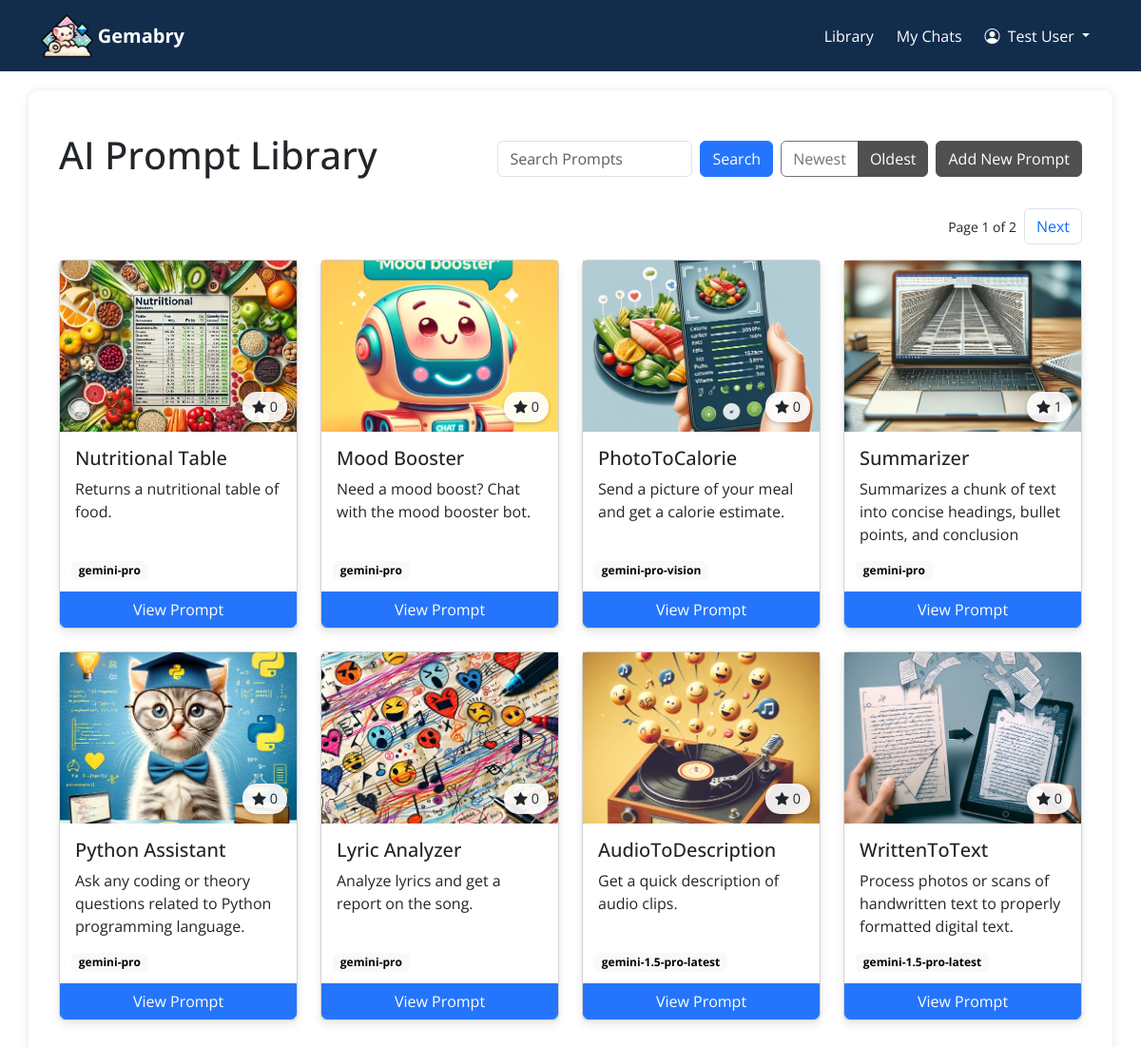
/library?search=&sort=asc (signed in), run on the app's committed database.
### tables this page shows
CREATE TABLE "Prompts" (
	"PromptID"	INTEGER NOT NULL UNIQUE,
	"PromptTitle"	TEXT NOT NULL,
	"PromptDescription"	TEXT NOT NULL,
	"PromptInstruction"	INTEGER NOT NULL,
	"PromptTemperature"	REAL NOT NULL,
	"PromptModel"	TEXT NOT NULL,
	"PromptImage"	TEXT NOT NULL,
	"UserID"	INTEGER NOT NULL,
	FOREIGN KEY("UserID") REFERENCES "Users"("UserID"),
	PRIMARY KEY("PromptID" AUTOINCREMENT)
);

### app_pages/library.py (the view)
@app.route('/library')
def library():
    search_query = request.args.get('search', '')  # default is empty if not provided
    page = int(request.args.get('page', 1))  # default page is 1 if not provided
    sort_order = request.args.get('sort', 'desc')  # Default to descending (newest first)
    items_per_page = 8
    offset = (page - 1) * items_per_page
    sql_query = """
        SELECT p.*, COUNT(s.userid) AS star_count
        FROM Prompts p
        LEFT JOIN Stars s ON p.PromptID = s.promptid
        WHERE p.PromptTitle LIKE ?
        GROUP BY p.PromptID
        """
    if sort_order == 'asc':
        sql_query += "ORDER BY PromptID ASC "
    else:
        sql_query += "ORDER BY PromptID DESC "
    sql_query += "LIMIT ? OFFSET ?"
    search_pattern = f'%{search_query}%'
    total_prompts_query = "SELECT COUNT(*) FROM Prompts WHERE PromptTitle LIKE ?"
    with DBConnection() as cursor:
        cursor.execute(sql_query, (search_pattern, items_per_page, offset))
        prompts = cursor.fetchall()
        cursor.execute(total_prompts_query, (search_pattern,))
        total_prompts = cursor.fetchone()[0]
    total_pages = (total_prompts + items_per_page - 1) // items_per_page  # Rounds up
    return render_template('library.html', prompts=prompts, search_query=search_query,
                           current_page=page, total_pages=total_pages, sort_order=sort_order)

### db/db.py (called while the page is built)
    def __enter__(self):
        self.conn = sqlite3.connect('db/database.db')
        self.conn.row_factory = sqlite3.Row
        self.cursor = self.conn.cursor()
        return self.cursor

    def __exit__(self, exc_type, exc_value, traceback):
        self.conn.commit()
        self.conn.close()

### templates/library.html (shortened to what this page needs)
{% extends 'base.html' %}
{% block content %}
<div class="container mt-4">
    <div class="library-header mb-4">
        <h1>AI Prompt Library</h1>
        <form action="{{ url_for('library') }}" method="get" class="d-flex justify-content-between align-items-center">
            <div style="flex-grow: 1; margin-right: 8px;">
                <input type="text" class="form-control" placeholder="Search Prompts" name="search" value="{{ request.args.get('search', '') }}" style="width: auto;">
            </div>
            <button class="btn btn-primary" type="submit" style="margin-right: 8px;">Search</button>
            <div class="btn-group me-2">
                <a href="{{ url_for('library', search=search_query, sort='desc') }}" class="btn btn-outline-secondary {% if sort_order == 'desc' %}active{% endif %}">Newest</a>
                <a href="{{ url_for('library', search=search_query, sort='asc') }}" class="btn btn-outline-secondary {% if sort_order == 'asc' %}active{% endif %}">Oldest</a>
            </div>
            {% if session['user_id'] %}
            <a class="btn btn-secondary" href="/add_prompt">Add New Prompt</a>
            {% endif %}
        </form>
    </div>
    <nav aria-label="Page navigation example" class="d-flex justify-content-end align-items-center mb-3">
        <p class="small m-0 me-2">Page {{ current_page }} of {{ total_pages }}</p> <ul class="pagination m-0">
        {% if current_page < total_pages %}
            <li class="page-item"><a class="page-link" href="{{ url_for('library', search=search_query, page=current_page+1) }}">Next</a></li>
        {% endif %}
    </ul>
    </nav>
    {% if prompts %}
    <div class="row">
        {% for prompt in prompts %}
        <div class="col-md-4 col-lg-3 mb-4">
            <div class="card library-card card-hover-shadow h-100">
                {% if prompt.PromptImage %}
                <div class="card-image-container">
                    <img src="{{ url_for('static', filename='icons/' + prompt.PromptImage) }}" class="library-card-img-top" alt="Prompt Image">
                    <div class="star-badge position-absolute">
                        <i class="bi bi-star-fill star-icon me-1"></i>
                        <span class="star-count">{{ prompt.star_count }}</span>
                    </div>
                  </div>
                {% endif %}
                <div class="card-body library-card-content">
                    <h5 class="card-title">{{ prompt.PromptTitle }}</h5>
                    <p class="card-text">{{ prompt.PromptDescription }}</p>
                    <span class="badge text-bg-light model-badge">{{ prompt.PromptModel }}</span>
                    <a href="/prompt?promptid={{ prompt.PromptID }}" class="btn btn-primary library-view-prompt">View Prompt</a>
                </div>
            </div>
        </div>
        {% endfor %}
    </div>
    {% else %}
    <div class="alert alert-info" role="alert">
        No prompts found!
    </div>
    {% endif %}
</div>
{% endblock %}

### static/css/style.css (style rules this page uses)
body { font-family: 'Open Sans', sans-serif; }
.btn-primary { background-color: #2575fc; border-color: #2575fc; }
.btn-secondary { background-color: #505050; border-color: #505050; }
.btn-outline-secondary.active { background-color: #505050; border-color: #505050; }
.form-control { resize: none; }
.library-card { margin-bottom: 20px; box-shadow: 0 4px 8px rgba(0, 0, 0, 0.1); transition: transform 0.3s ease-in-out; position: relative; }
.library-card-img-top { height: 180px; width: 100%; object-fit: cover; }
.library-header { display: flex; align-items: center; justify-content: space-between; }
.library-card-content { position: relative; padding-bottom: 50px; }
.library-view-prompt { position: absolute; bottom: 0; left: 0; width: 100%; border-top-left-radius: 0; border-top-right-radius: 0; }
.model-badge { position: absolute; left: 12px; bottom: 50px; }
.card-image-container { position: relative; display: block; }
.star-badge { position: absolute; bottom: 10px; right: 10px; background-color: rgba(255, 255, 255, 0.9); border-radius: 15px; padding: 5px 10px; box-shadow: 0 2px 4px rgba(0, 0, 0, 0.2); display: flex; align-items: center; font-size: 0.9em; }

### data on the page
Prompts: PromptImage (picture), star_count "0", PromptTitle "Nutritional Table", PromptDescription "Returns a nutritional table of food.", PromptModel "gemini-pro"
Prompts: PromptImage (picture), star_count "0", PromptTitle "Mood Booster", PromptDescription "Need a mood boost? Chat with the mood booster bot.", PromptModel "gemini-pro"
Prompts: PromptImage (picture), star_count "0", PromptTitle "PhotoToCalorie", PromptDescription "Send a picture of your meal and get a calorie estimate.", PromptModel "gemini-pro-vision"
Prompts: PromptImage (picture), star_count "1", PromptTitle "Summarizer", PromptDescription "Summarizes a chunk of text into concise headings, bullet points, and conclusion", PromptModel "gemini-pro"
Prompts: PromptImage (picture), star_count "0", PromptTitle "Python Assistant", PromptDescription "Ask any coding or theory questions related to Python programming language.", PromptModel "gemini-pro"
Prompts: PromptImage (picture), star_count "0", PromptTitle "Lyric Analyzer", PromptDescription "Analyze lyrics and get a report on the song.", PromptModel "gemini-pro"
Prompts: PromptImage (picture), star_count "0", PromptTitle "AudioToDescription", PromptDescription "Get a quick description of audio clips.", PromptModel "gemini-1.5-pro-latest"
Prompts: PromptImage (picture), star_count "0", PromptTitle "WrittenToText", PromptDescription "Process photos or scans of handwritten text to properly formatted digital text.", PromptModel "gemini-1.5-pro-latest"

### other printed values
{{ session['user_name'] }} "Test User"
{{ current_page }} "1"
{{ total_pages }} "2"
